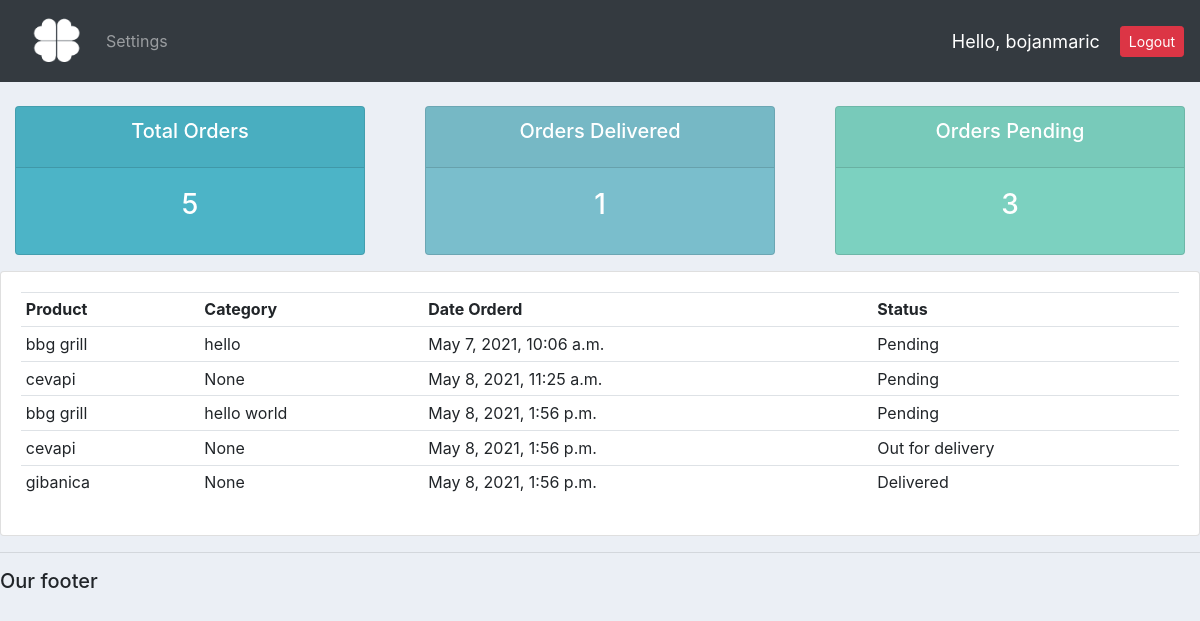
Screenshot of /user/ (signed in) with the database file from the repository.
### accounts/models.py (models this page shows, shortened)
class Order(models.Model):
    STATUS=(
        ('Pending','Pending'),
        ('Out for delivery','Out for delivery'),
        ('Delivered','Delivered'),
    )
    customer=models.ForeignKey(Customer, null=True, on_delete=models.SET_NULL)
    product=models.ForeignKey(Product, null= True, on_delete=models.SET_NULL)
    date_created=models.DateTimeField(auto_now_add=True)
    status=models.CharField(max_length=200, null=True,choices=STATUS)
    note=models.CharField(max_length=1000, null=True)

class Product(models.Model):
    CATEGORY=(
        ('Indoor','Indoor'),
        ('Out Door','Out Door'),
    )
    name=models.CharField(max_length=200, null=True)
    price=models.CharField(max_length=200, null=True)
    category=models.CharField(max_length=200, null=True, choices=CATEGORY)
    description=models.CharField(max_length=200, null=True, blank=True)
    date_created=models.DateTimeField(auto_now_add=True,null=True)
    tags=models.ManyToManyField(Tag)
    def __str__(self):
        return self.name

### accounts/decorators.py (the view)
        def wrapper_func(request, *args,**kwargs):
            group=None
            if request.user.groups.exists():
                group = request.user.groups.all()[0].name
            if group in allowed_roles:
                return view_func(request, *args,**kwargs)
            else:
                return HttpResponse('You are not authorized')
            return view_func(request, *args,**kwargs)

### accounts/views.py (called while the page is built)
@login_required(login_url='login')
@allowed_users(allowed_roles=['customers'])
def userPage(request):
    orders= request.user.customer.order_set.all()
    total_orders=orders.count()
    delivered=orders.filter(status='Delivered').count()
    pending=orders.filter(status='Pending').count()
    context={'orders':orders,'total_orders':total_orders,
    'delivered':delivered, 'pending':pending}
    return render(request,'accounts/user.html',context)

### accounts/templates/accounts/user.html
{% extends 'accounts/main.html' %}
{% block content %}
{% include 'accounts/status.html' %}
<div class="row">
	<div class="col-md">
		<div class="card card-body">
			<table class="table table-sm">
				<tr>
					<th>Product</th>
					<th>Category</th>
					<th>Date Orderd</th>
					<th>Status</th>
				</tr>
				{% for order in orders %}
				<tr>
					<td>{{order.product}}</td>
					<td>{{order.note}}</td>
					<td>{{order.date_created}}</td>
					<td>{{order.status}}</td>
				</tr>
				{% endfor %}
			</table>
		</div>
	</div>
</div>
{% endblock %}

### accounts/templates/accounts/navbar.html (shortened to what this page needs)
{% load static %}
<nav class="navbar navbar-expand-lg navbar-dark bg-dark">
  <a class="nav-link" href="{% url 'home' %}"> <img id="logo" src="{% static 'images/ikoo.png'%}"  alt=""> </a>
    <div class="collapse navbar-collapse" id="navbarNav">
      <ul class="navbar-nav">
        {% if request.user.is_staff %}
        <li class="nav-item active">
          <a class="nav-link" href="{% url 'home' %}">Dashboard </a>
        </li>
        <li class="nav-item">
          <a class="nav-link" href="{% url 'products' %}">Products</a>
        </li>
        {% else %}
        <li class="nav-item">
          <a class="nav-link" href="{% url 'account' %}">Settings</a>
        </li>
       {% endif%}
      </ul>
    </div>
    <span id="hello-msg">Hello, {{request.user}}</span>
    <span><a class="btn btn-danger btn-sm" href="{% url 'logout' %}">Logout</a></span>
  </nav>

### static/css/main.css (style rules this page uses)
img#logo { width: 50px; height: 50px; }
body { background-color: #ebeff5; }

### accounts/templates/accounts/navbar.html (style rules this page uses)
#hello-msg { font-size: 18px; color: #fff; margin-right: 20px; }

### rows the page displays
Order: product "bbg grill", note "hello", date_created "May 7, 2021, 10:06 a.m.", status "Pending"
Order: product "cevapi", note "None", date_created "May 8, 2021, 11:25 a.m.", status "Pending"
Order: product "bbg grill", note "hello world", date_created "May 8, 2021, 1:56 p.m.", status "Pending"
Order: product "cevapi", note "None", date_created "May 8, 2021, 1:56 p.m.", status "Out for delivery"
Order: product "gibanica", note "None", date_created "May 8, 2021, 1:56 p.m.", status "Delivered"

### other values shown
{{ request.user }} "bojanmaric"
{{ total_orders }} "5"
{{ delivered }} "1"
{{ pending }} "3"
